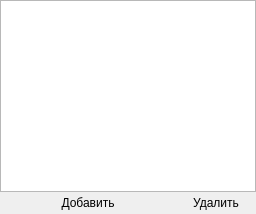
             <widget class="QWidget" name="page_Competence1">
              <layout class="QGridLayout" name="gridLayout_10">
               <property name="leftMargin">
                <number>0</number>
               </property>
               <property name="topMargin">
                <number>0</number>
               </property>
               <property name="rightMargin">
                <number>0</number>
               </property>
               <property name="bottomMargin">
                <number>0</number>
               </property>
               <property name="spacing">
                <number>0</number>
               </property>
               <item row="1" column="0" colspan="3">
                <widget class="QPushButton" name="pushButton_AddCompetence1">
                 <property name="text">
                  <string>Добавить</string>
                 </property>
                 <property name="flat">
                  <bool>true</bool>
                 </property>
                </widget>
               </item>
               <item row="1" column="3">
                <widget class="QPushButton" name="pushButton_DeleteCompetence1">
                 <property name="text">
                  <string>Удалить</string>
                 </property>
                 <property name="flat">
                  <bool>true</bool>
                 </property>
                </widget>
               </item>
               <item row="0" column="0" colspan="4">
                <widget class="QListWidget" name="listWidget_Competences1"/>
               </item>
              </layout>
             </widget>
